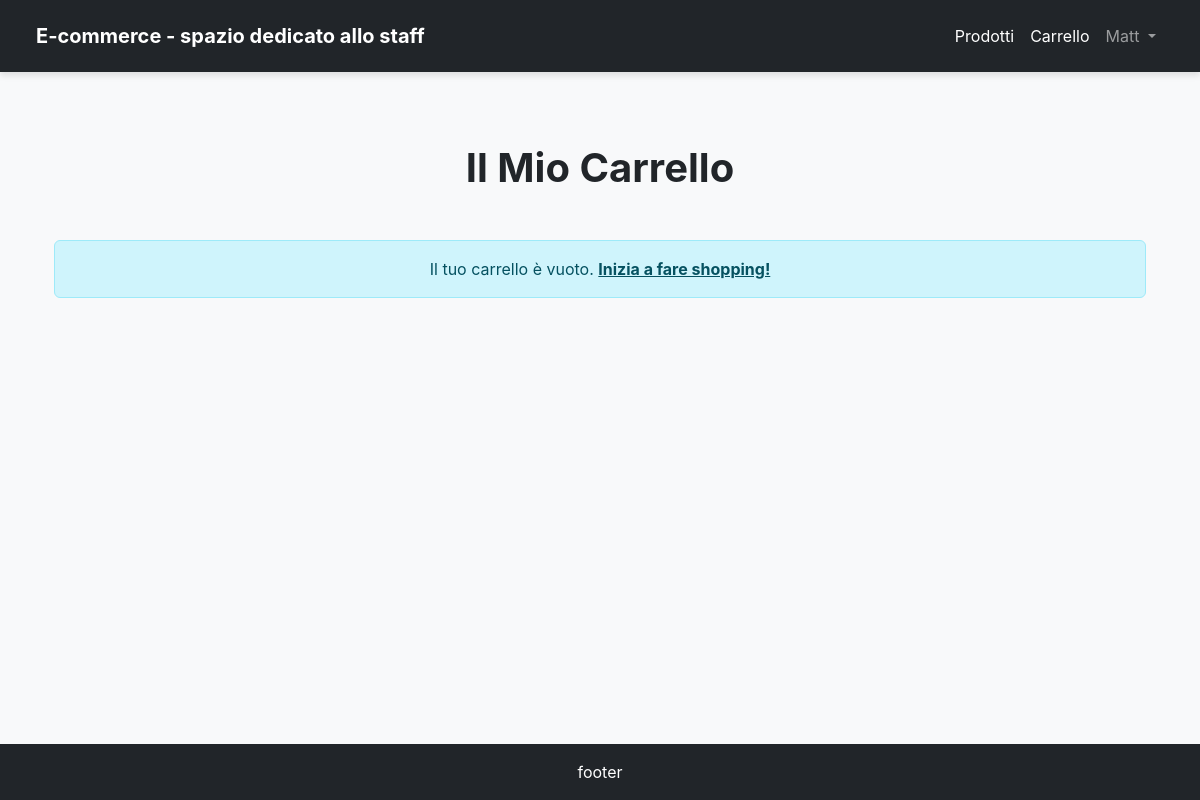
Page /products/cart/cart/ (signed in) on the earlier database version.
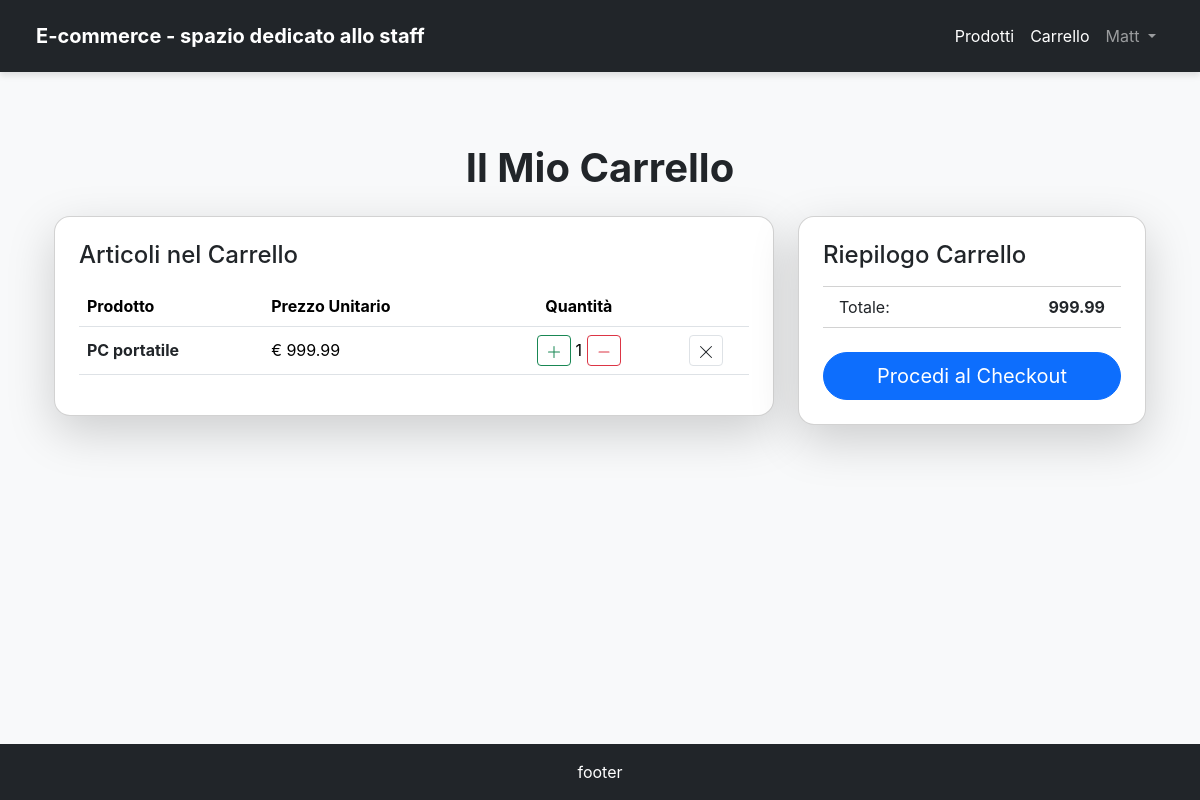
Same page on the later database version.
### cart/models.py (models this page shows, shortened)
class CartItem(models.Model):
    cart = models.ForeignKey(
        Cart,
        on_delete=models.CASCADE
    )
    product = models.ForeignKey(
        Product,
        on_delete=models.CASCADE
    )
    quantity = models.PositiveIntegerField(default=1)

class Cart(models.Model):
    user = models.OneToOneField(
        settings.AUTH_USER_MODEL,
        on_delete=models.CASCADE,
        unique=True,
    )
    total_amount = models.DecimalField(max_digits=10, decimal_places=2, default=0)

### products/models.py (models this page shows, shortened)
class Product(models.Model):
    name = models.CharField(max_length=200, verbose_name="Nome Prodotto")
    slug = models.SlugField(max_length=200, unique=True, help_text="Slug unico per l'URL del prodotto")
    category = models.ForeignKey(
        Category,
        on_delete=models.SET_NULL,
        null=True,
        blank=True,
        related_name='products',
        verbose_name="Categoria"
    )
    description = models.TextField(verbose_name="Descrizione prodotto")
    price = models.DecimalField(
        max_digits=10,
        decimal_places=2,
        verbose_name="Prezzo in €"
    )
    stock = models.IntegerField(
        default=0,
        verbose_name="Quantità Disponibile",
        help_text="Quantità di prodotti disponibili in magazzino."
    )
    created_at = models.DateTimeField(auto_now_add=True, verbose_name="Data Creazione")
    updated_at = models.DateTimeField(auto_now=True, verbose_name="Ultimo Aggiornamento")
    class Meta:
        ordering = ('name',)
        verbose_name = "Prodotto"
        verbose_name_plural = "Prodotti"

### cart/views.py (the view)
# urls.py: path("", cart_detail, name="cart"),
@login_required
def cart_detail(request):
    cart, created = Cart.objects.get_or_create(user=request.user)
    cart_items = CartItem.objects.filter(cart=cart)
    cart.total_amount = sum(item.product.price * item.quantity for item in cart_items)
    cart.save()
    context = {
        'cart': cart,
        'cart_items': cart_items,
        'cart_total': cart.total_amount,
        'title': 'Il Mio Carrello'
    }
    return render(request, 'cart.html', context)

### templates/cart.html (shortened to what the changed rows need)
{% extends 'base.html' %}
{% load crispy_forms_tags %}
{% load humanize %}
{% block content %}
<div class="container my-5">
    <h1 class="text-center fw-bold text-dark mb-4">{{ title }}</h1>
    {% if cart_items %}
    <div class="row">
        <div class="col-lg-8">
            <div class="card shadow-lg rounded-card p-4">
                <h4 class="mb-3">Articoli nel Carrello</h4>
                <div class="table-responsive">
                    <table class="table table-hover">
                        <thead>
                            <tr>
                                <th scope="col">Prodotto</th>
                                <th scope="col">Prezzo Unitario</th>
                                <th scope="col" class="text-center">Quantità</th>
                                <th scope="col"></th>
                            </tr>
                        </thead>
                        <tbody>
                            {% for item in cart_items %}
                            <tr>
                                <td class="align-middle">
                                    <div class="d-flex align-items-center">
                                        <a href="{% url 'product_details' slug=item.product.slug %}" class="text-decoration-none text-dark fw-bold">
                                            {{ item.product.name }}
                                        </a>
                                    </div>
                                </td>
                                <td class="align-middle">€ {{ item.product.price|floatformat:2|intcomma }}</td>
                                <td class="align-middle text-center">
                                    <form action="{% url 'increment_item_quantity' item.id %}" method="post" class="d-inline-flex">
                                        <button type="submit" class="btn btn-outline-success btn-circle btn-sm">
                                            <svg xmlns="http://www.w3.org/2000/svg" width="16" height="16" fill="currentColor" class="bi bi-plus-lg" viewBox="0 0 16 16">
                                                <path fill-rule="evenodd" d="M8 2a.5.5 0 0 1 .5.5v5h5a.5.5 0 0 1 0 1h-5v5a.5.5 0 0 1-1 0v-5h-5a.5.5 0 0 1 0-1h5v-5A.5.5 0 0 1 8 2z"/>
                                            </svg>
                                        </button>
                                    </form>
                                    {{ item.quantity }}
                                    <form action="{% url 'decrement_item_quantity' item.id %}" method="post" class="d-inline-flex">
                                        <button type="submit" class="btn btn-outline-danger btn-circle btn-sm btn-decrement-custom-hover">
                                                <svg xmlns="http://www.w3.org/2000/svg" width="16" height="16" fill="currentColor" class="bi bi-dash-lg" viewBox="0 0 16 16">
                                                    <path fill-rule="evenodd" d="M2.5 8a.5.5 0 0 1 .5-.5h10a.5.5 0 0 1 0 1H3a.5.5 0 0 1-.5-.5z"/>
                                                </svg>
                                        </button>
                                    </form>
                                </td>
                                <td class="align-middle text-center">
                                    <form action="{% url 'remove_from_cart' item.id %}" method="post" class="d-inline">
                                        <button type="submit" class="btn btn-sm btn-light-gray-hover" title="Rimuovi Articolo" style="background-color: white; border: 1px solid #dee2e6; border-radius: 0.25rem; transition: background-color 0.2s ease-in-out;">
                                            <svg xmlns="http://www.w3.org/2000/svg" width="16" height="16" fill="currentColor" class="bi bi-x-lg" viewBox="0 0 16 16">
                                                <path d="M2.146 2.854a.5.5 0 1 1 .708-.708L8 7.293l5.146-5.147a.5.5 0 0 1 .708.708L8.707 8l5.147 5.146a.5.5 0 0 1-.708.708L8 8.707l-5.146 5.147a.5.5 0 0 1-.708-.708L7.293 8z"/>
                                            </svg>
                                        </button>
                                    </form>
                                </td>
                            </tr>
                            {% endfor %}
                        </tbody>
                    </table>
                </div>
            </div>
        </div>
        <div class="col-lg-4 mt-4 mt-lg-0">
            <div class="card shadow-lg rounded-card p-4">
                <h4 class="mb-3">Riepilogo Carrello</h4>
                <ul class="list-group list-group-flush mb-4">
                    <li class="list-group-item d-flex justify-content-between align-items-center">
                        Totale: <span class="fw-bold"> {{ cart_total | floatformat:2|intcomma }} </span>
                    </li>
                </ul>
                <a href="{% url 'address_selection' %}" class="btn btn-primary btn-lg rounded-pill">Procedi al Checkout</a>
            </div>
        </div>
    </div>
    {% else %}
    <div class="alert alert-info text-center mt-5" role="alert">
        Il tuo carrello è vuoto. <a href="{% url 'product_list' %}" class="alert-link">Inizia a fare shopping!</a>
    </div>
    {% endif %}
</div>
{% endblock content %}

Differences in the rows shown:
added CartItem: product.name "PC portatile", product.price "999.99", quantity "1"
now on this page (row unchanged): Cart: total_amount "999.99"
Other differences:
text no longer shown: "Il tuo carrello è vuoto. Inizia a fare shopping!"
text now shown: "Articoli nel Carrello Prodotto Prezzo Unitario Quantità Riepilogo Carrello Totale: Procedi al Checkout"
